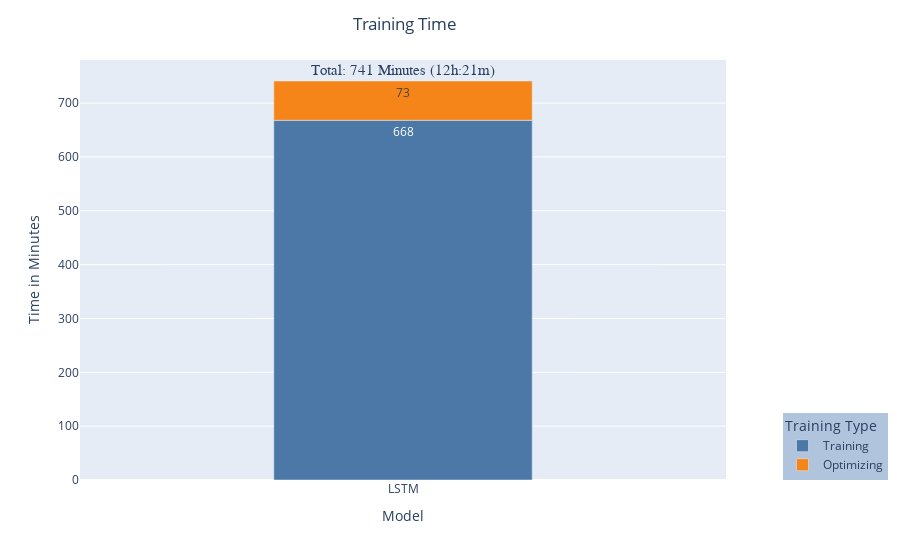

The code cell stored with this chart in its notebook:
### Code cell
import plotly.express as px
import pandas as pd

df = pd.DataFrame({"Time":[668,73],
                   "Model":["LSTM","LSTM"],
                   "Training Type":["Training","Optimizing"]
                   })
fig = px.bar(df,y="Time",x="Model",color="Training Type",text="Time",color_discrete_sequence=px.colors.qualitative.T10)
fig.update_yaxes(title="Time in Minutes")
fig.update_layout(legend=dict(
    yanchor="bottom",
    y=0,
    xanchor="right",
    x=1.25,
    bgcolor="LightSteelBlue",
),title={
    "text":"Training Time",
    "x":0.45
})
min = 99999
max = 0

counter = 0
temp = 0
for t,_,_ in df.values:
    temp += t
    counter += 1
    if counter == 2:
        if temp> max:
            max = temp
        elif temp < min:
            min = temp
        temp = 0
        counter = 0

#fig.add_hline(min,line_width=3,line_dash="dash",line_color="#4ae004")
#fig.add_hline(max,line_width=3,line_dash="dash",line_color="red")
fig.update_traces(width=0.4)
fig.add_annotation(x=0, y=760,
            text="Total: 741 Minutes (12h:21m)",
            showarrow=False,font_size=15,font_family="Arial Black")
fig.show()
fig.write_image("training_time.png",format='png',engine='kaleido',scale=3)

### Figure 1 — Plotly figure (JSON) as saved in the notebook; plotly's stock layout.template omitted (floating-point values rounded to 4 significant figures)
{"data": [{"alignmentgroup": "True", "hovertemplate": "Training Type=Training<br>Model=%{x}<br>Time=%{text}<extra></extra>", "legendgroup": "Training", "marker": {"color": "#4C78A8", "pattern": {"shape": ""}}, "name": "Training", "offsetgroup": "Training", "orientation": "v", "showlegend": true, "text": [668], "textposition": "auto", "type": "bar", "width": 0.4, "x": ["LSTM"], "xaxis": "x", "y": [668], "yaxis": "y"}, {"alignmentgroup": "True", "hovertemplate": "Training Type=Optimizing<br>Model=%{x}<br>Time=%{text}<extra></extra>", "legendgroup": "Optimizing", "marker": {"color": "#F58518", "pattern": {"shape": ""}}, "name": "Optimizing", "offsetgroup": "Optimizing", "orientation": "v", "showlegend": true, "text": [73], "textposition": "auto", "type": "bar", "width": 0.4, "x": ["LSTM"], "xaxis": "x", "y": [73], "yaxis": "y"}], "layout": {"annotations": [{"font": {"family": "Arial Black", "size": 15}, "showarrow": false, "text": "Total: 741 Minutes (12h:21m)", "x": 0, "y": 760}], "barmode": "relative", "legend": {"bgcolor": "LightSteelBlue", "title": {"text": "Training Type"}, "tracegroupgap": 0, "x": 1.25, "xanchor": "right", "y": 0, "yanchor": "bottom"}, "margin": {"t": 60}, "title": {"text": "Training Time", "x": 0.45}, "xaxis": {"anchor": "y", "domain": [0, 1], "title": {"text": "Model"}}, "yaxis": {"anchor": "x", "domain": [0, 1], "title": {"text": "Time in Minutes"}}}}
